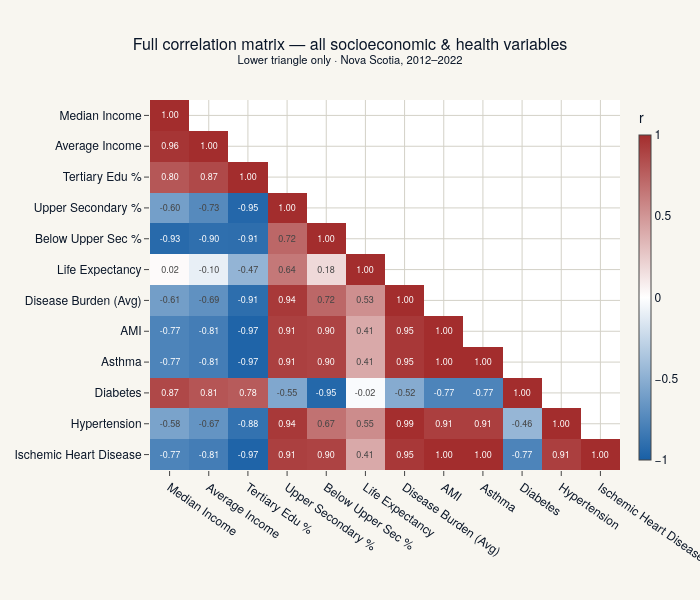

Notebook source saved alongside this figure:
### Markdown cell above
### 6.2 Full Correlation Matrix

The complete 12×12 matrix (lower triangle only) reveals the internal structure — including how socioeconomic variables correlate with each other, and how diseases cluster together.

### Code cell
# ============================================================
# 6.2 FULL CORRELATION MATRIX (Lower Triangle)
# ============================================================
labels_all = [LABELS.get(v, v) for v in all_vars]

# Mask upper triangle
mask = np.triu(np.ones_like(corr_matrix, dtype=bool), k=1)
z_masked = corr_matrix.values.copy()
z_masked[mask] = np.nan

# Annotations
annot_full = []
for i in range(len(all_vars)):
    row = []
    for j in range(len(all_vars)):
        if mask[i, j]:
            row.append('')
        else:
            row.append(f"{corr_matrix.iloc[i, j]:.2f}")
    annot_full.append(row)

fig = go.Figure(data=go.Heatmap(
    z=z_masked,
    x=labels_all, y=labels_all,
    text=annot_full, texttemplate='%{text}', textfont=dict(size=9),
    colorscale=[[0, NS['blue']], [0.5, NS['white']], [1, NS['crimson']]],
    zmin=-1, zmax=1,
    colorbar=dict(title='r', thickness=12),
    hovertemplate='<b>%{y} × %{x}</b><br>r = %{z:.3f}<extra></extra>'
))

fig.update_layout(
    template=NS_TEMPLATE,
    title='Full correlation matrix — all socioeconomic & health variables<br><sup>Lower triangle only · Nova Scotia, 2012–2022</sup>',
    height=600, width=700, margin=dict(l=150, b=130),
    xaxis=dict(tickangle=35), yaxis=dict(autorange='reversed'),
)
fig.show()

### Figure 1 — Plotly figure (JSON) as saved in the notebook; plotly's stock layout.template omitted (floating-point values rounded to 4 significant figures; data arrays with more than 128 entries replaced by an {"elided": "..."} marker saying what was removed)
{"data": [{"colorbar": {"thickness": 12, "title": {"text": "r"}}, "colorscale": [[0, "#185FA5"], [0.5, "#FFFFFF"], [1, "#A32D2D"]], "hovertemplate": "<b>%{y} × %{x}</b><br>r = %{z:.3f}<extra></extra>", "text": {"elided": "12x12 str values"}, "textfont": {"size": 9}, "texttemplate": "%{text}", "type": "heatmap", "x": ["Median Income", "Average Income", "Tertiary Edu %", "Upper Secondary %", "Below Upper Sec %", "Life Expectancy", "Disease Burden (Avg)", "AMI", "Asthma", "Diabetes", "Hypertension", "Ischemic Heart Disease"], "y": ["Median Income", "Average Income", "Tertiary Edu %", "Upper Secondary %", "Below Upper Sec %", "Life Expectancy", "Disease Burden (Avg)", "AMI", "Asthma", "Diabetes", "Hypertension", "Ischemic Heart Disease"], "z": {"elided": "12x12 float values"}, "zmax": 1, "zmin": -1}], "layout": {"height": 600, "margin": {"b": 130, "l": 150}, "title": {"text": "Full correlation matrix — all socioeconomic & health variables<br><sup>Lower triangle only · Nova Scotia, 2012–2022</sup>"}, "width": 700, "xaxis": {"tickangle": 35}, "yaxis": {"autorange": "reversed"}}}
